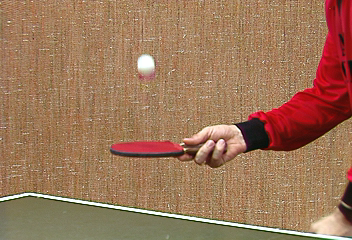
#> input picture Assets/Tennis/stennis.000.ppm, 352 x 240 px; its folder holds only this picture in this run
$ python 'Threshold Checker w video.py'
#> lines starting #> are read from the running program, lines starting #| are printed output that depends on the picture; after the words box and inside, x2 and y2 are one past the last pixel; in counts of white or black regions, pixels touching at a corner belong together
import cv2 as cv
import numpy as np
import random as rng
import natsort
import pathlib

video_path = "./Assets/Tennis"
# frame_files = pathlib.Path(__file__).parent.joinpath("Assets/Tennis").glob("*ppm")
frame_files = sorted(pathlib.Path(video_path).glob("*ppm"))
frame_files = natsort.natsorted(frame_files, alg=natsort.PATH)
thresh = 222 # initial threshold
for file in frame_files:
    img = cv.imread(str(file),-1) # BGR by default
#> img is the input picture: shape (240, 352, 3); mean B, G, R 88.8, 117.7, 157.1
    # cv.imshow("First Image", img)

    # cv.imshow("First Image Grey.jpg", img_grey)

    ### noise filter 0: greyscale, threshold ###
    img_grey = cv.cvtColor(img, cv.COLOR_BGR2GRAY)
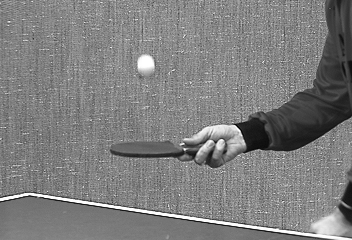
#> img_grey: shape (240, 352); min 0, max 255, mean 126.2
    blur_kernel_size = 9 # powers of 3 only
    lower = np.array([222, 222, 222])
    upper = np.array([255, 255, 255])
    mask = cv.inRange(img_grey, 222, 255)
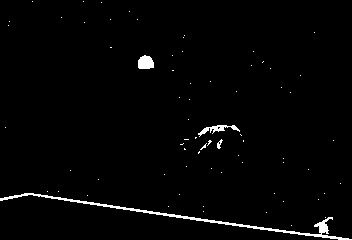
#> mask: shape (240, 352); 1.8% white; 71 white regions (67 under 20 px), largest, box (x1, y1, x2, y2) and area: (0, 193, 352, 240) 1035, (138, 55, 154, 69) 183, (198, 125, 240, 137) 166, (217, 139, 223, 149) 29
    img_grey_masked = cv.bitwise_and(img_grey, img_grey, mask=mask)
    cv.imshow("ImageGreyedMasked.jpg", img_grey_masked)

    ### noise filter 1: blur ###
    blur_kernel_size = 9 # powers of 3 only
    img_blurred = cv.GaussianBlur(img, (blur_kernel_size, blur_kernel_size), 0)
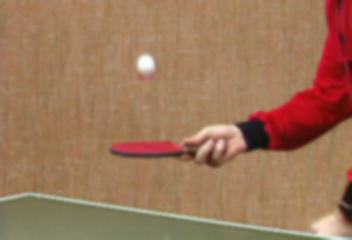
#> img_blurred: shape (240, 352, 3); mean B, G, R 88.8, 117.8, 157.1
    # cv.imshow("First Image, blurred", img_blurred)

    lower = np.array([200, 220, 220])
    upper = np.array([255, 255, 255])
    mask = cv.inRange(img, lower, upper)
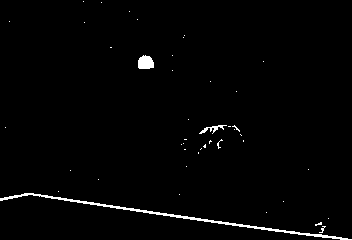
#> mask: shape (240, 352); 1.5% white; 44 white regions (41 under 20 px), largest, box (x1, y1, x2, y2) and area: (0, 193, 352, 240) 884, (138, 55, 154, 69) 184, (199, 125, 227, 134) 86
    mask_blurred = cv.inRange(img_blurred, lower, upper)
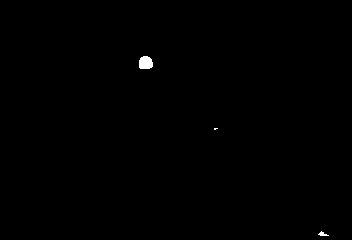
#> mask_blurred: shape (240, 352); 0.22% white; 3 white regions (1 under 20 px), largest, box (x1, y1, x2, y2) and area: (139, 56, 153, 69) 156, (318, 231, 329, 236) 28
    img_masked = cv.bitwise_and(img, img, mask=mask)
    img_masked_grey = cv.cvtColor(img_masked, cv.COLOR_BGR2GRAY)
    # cv.imshow("First Image, masked", img_masked)
    # cv.imshow("First Image, masked, grey", img_masked_grey)
    img_blurmasked = cv.bitwise_and(img_blurred, img_blurred, mask=mask)
    img_blurmasked_grey = cv.cvtColor(img_blurmasked, cv.COLOR_BGR2GRAY)
    # cv.imshow("First Image, blurmasked, grey", img_blurmasked_grey)

    ### noise filter 2: erosion ###
    # https://opencv4-python-tutorials.readthedocs.io/en/latest/py_tutorials/py_imgproc/py_morphological_ops/py_morphological_ops.html
    # erode then un-erode to remove noise (potentially a better method than blurring)
    erosion_kernel = np.ones((3, 3), np.uint8) # accept nxn white areas only
    img_opened = cv.morphologyEx(img_masked_grey, cv.MORPH_OPEN, erosion_kernel)
    # cv.imshow("First Image, Masked, opened", img_opened)

    # cv.waitKey(0)

    # testing zone:
    # https://docs.opencv.org/3.4/da/d0c/tutorial_bounding_rects_circles.html
    # CV trackbar is incredible for figuring out correct thresholds

    def mask_callback(val):
#> called with val = 222
        threshold = val
        lower = np.array([val, val, val])
        upper = np.array([255, 255, 255])

        mask = cv.inRange(img, lower, upper)
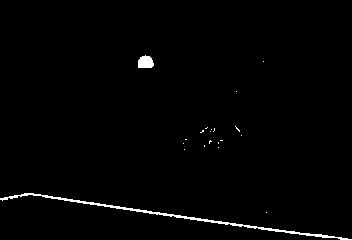
#> mask: shape (240, 352); 1.3% white; 20 white regions (18 under 20 px), largest, box (x1, y1, x2, y2) and area: (0, 193, 352, 240) 850, (138, 55, 154, 68) 167
        mask_blurred = cv.inRange(img_blurred, lower, upper)
#> mask_blurred: shape (240, 352); 0.16% white; 1 white region, box (x1, y1, x2, y2) and area: (139, 56, 152, 68) 131
        img_masked = cv.bitwise_and(img, img, mask=mask)
        img_masked_grey = cv.cvtColor(img_masked, cv.COLOR_BGR2GRAY)
        cv.imshow("First Image, masked", img_masked)
        # cv.imshow("First Image, masked, grey", img_masked_grey)
        img_blurmasked = cv.bitwise_and(img_blurred, img_blurred, mask=mask)
        img_blurmasked_grey = cv.cvtColor(img_blurmasked, cv.COLOR_BGR2GRAY)
        # cv.imshow("First Image, blurmasked, grey", img_blurmasked_grey)

        erosion_kernel = np.ones((2, 2), np.uint8) # accept nxn white areas only
        img_opened = cv.morphologyEx(img_masked, cv.MORPH_OPEN, erosion_kernel)
#> img_opened: shape (240, 352, 3)
        cv.imshow("First Image, Masked, opened", img_opened)

        canny_output = cv.Canny(thresh_img, threshold, threshold * 2)
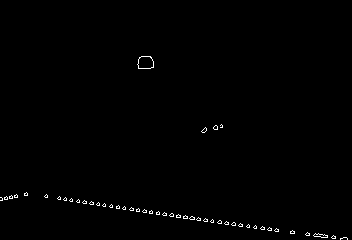
#> canny_output: shape (240, 352); 0.62% white in thin lines or dots, all inside (x1, y1, x2, y2) = (0, 56, 348, 240)

        aa, contours = cv.findContours(canny_output, cv.RETR_TREE, cv.CHAIN_APPROX_SIMPLE)
#> aa = 93 contours, 89 with area under 20; largest, box (x1, y1, x2, y2) and area: (137, 56, 154, 69) 167, (137, 56, 154, 69) 164, (313, 233, 328, 238) 32, (313, 233, 328, 238) 31; contours = 93 rows, first 6: [1, -1, -1, -1], [3, 0, 2, -1], [-1, -1, -1, 1], [5, 1, 4, -1], [-1, -1, -1, 3], [7, 3, 6, -1]

        contours_poly = [None]*len(aa)
#> contours_poly = 93 items
        boundRect = [None]*len(aa)
#> boundRect = 93 items
        centers = [None]*len(aa)
#> centers = 93 items
        radius = [None]*len(aa)
#> radius = 93 items
        for i, c in enumerate(aa):
            contours_poly[i] = cv.approxPolyDP(c, 3, True)
            boundRect[i] = cv.boundingRect(contours_poly[i])
            centers[i], radius[i] = cv.minEnclosingCircle(contours_poly[i])
#> this loop made 93 passes
#> after the loop, boundRect = 93 items, first 6: (340, 238, 8, 2), (331, 237, 5, 2), (331, 237, 5, 1), (313, 235, 15, 3), (313, 235, 15, 2), (305, 234, 5, 2); centers = 93 pairs, first value 1 to 343.5, second value 62.73 to 238.5; contours_poly = 93 contours, 91 with area under 20; largest, box (x1, y1, x2, y2) and area: (138, 56, 154, 69) 144, (138, 56, 154, 69) 125; radius = 93 values, max 8.71 at index 91, min 1.58 at index 15, mean 2.15

        drawing = np.zeros((canny_output.shape[0], canny_output.shape[1], 3), dtype=np.uint8)

        for i in range(len(contours)):
            color = (rng.randint(0,256), rng.randint(0,256), rng.randint(0,256))
            cv.drawContours(drawing, contours_poly, i, color)
            cv.rectangle(drawing, (int(boundRect[i][0]), int(boundRect[i][1])), \
            (int(boundRect[i][0]+boundRect[i][2]), int(boundRect[i][1]+boundRect[i][3])), color, 2)
            cv.circle(drawing, (int(centers[i][0]), int(centers[i][1])), int(radius[i]), color, 2)
#> this loop made 1 pass
#> color on pass 1: (197, 215, 20)

        cv.imshow('Contours', canny_output)

        print(val)

    thresh_img = img_opened

    thresh_window = 'Threshold checker'
    cv.namedWindow(thresh_window)
    cv.imshow(thresh_window, img)

    max_thresh = 255
    cv.createTrackbar('Canny thresh:', thresh_window, thresh, max_thresh, mask_callback)
    mask_callback(thresh)

    cv.waitKey(0)
exit()
#> (the program exits here)
